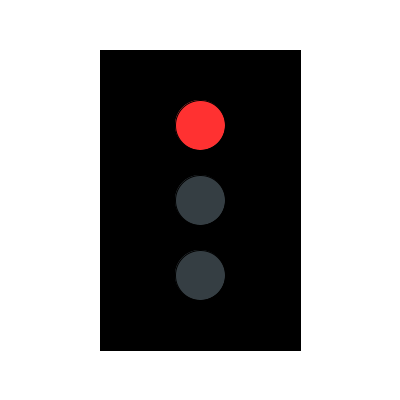
Frame 1 (no input)
Frame 60 (the mouse pressed at the canvas centre just before this capture): identical to frame 1, image omitted
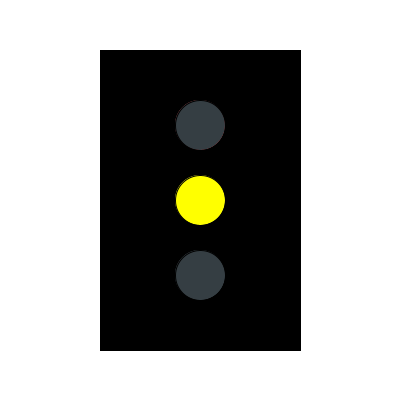
Frame 120 (the mouse held since frame 60 and released just before this capture)

The Processing sketch that drew these frames (run headless with seeded random() and noise(); from frame 60 on, the mouse is pressed at the canvas centre):

// Processing sketch: TaskSix
// ── TaskSix.pde
//task 6
//6.a initialiser mine farver
color r = color(255, 49, 49);
color y = color(255, 255, 0);
color g = color(0, 255, 0);
color sluk= color(53, 62, 67);


//6.b

void setup() {
  size(400, 400);
  background(255);
  fill(0);
  rect(100, 50, 200, 300);
  fill(sluk);
  ellipse(200, 125, 50, 50);
  ellipse(200, 200, 50, 50);
  ellipse(200, 275, 50, 50);
}

void draw() {

  switch(frameCount%400) {
    case(1):
      fill(r);
      ellipse(200, 125, 50, 50);
      fill(sluk);
      ellipse(200, 200, 50, 50);
      ellipse(200, 275, 50, 50);
      break;
    case(100):
      fill(sluk);
      ellipse(200, 125, 50, 50);
      fill(y);
      ellipse(200, 200, 50, 50);
      fill(sluk);
      ellipse(200, 275, 50, 50);
      break;
    case(200):
      fill(sluk);
      ellipse(200, 125, 50, 50);
      ellipse(200, 200, 50, 50);
      fill(g);
      ellipse(200, 275, 50, 50);
      break;
    case(300):
      fill(sluk);
      ellipse(200, 125, 50, 50);
      fill(y);
      ellipse(200, 200, 50, 50);
      fill(sluk);
      ellipse(200, 275, 50, 50);
      break;
  }
}
    
    
      
  
